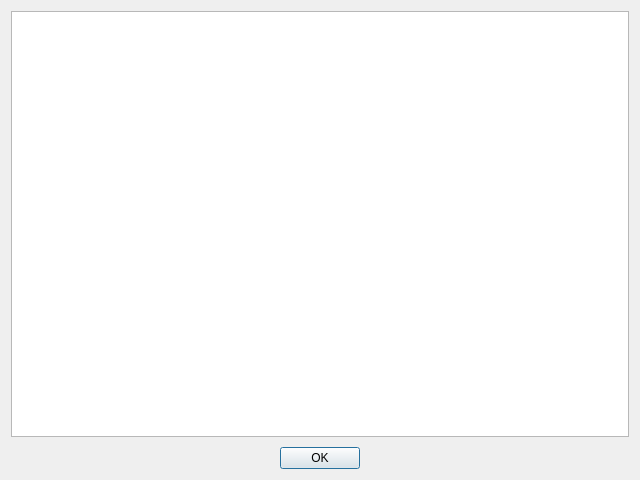
<?xml version="1.0" encoding="UTF-8"?>
<ui version="4.0">
 <class>CMessageDialog</class>
 <widget class="QDialog" name="CMessageDialog">
  <property name="geometry">
   <rect>
    <x>0</x>
    <y>0</y>
    <width>640</width>
    <height>480</height>
   </rect>
  </property>
  <property name="windowTitle">
   <string>Message View</string>
  </property>
  <property name="modal">
   <bool>true</bool>
  </property>
  <layout class="QVBoxLayout" name="verticalLayout">
   <property name="spacing">
    <number>10</number>
   </property>
   <item>
    <widget class="QPlainTextEdit" name="m_pEditMessage">
     <property name="font">
      <font>
       <family>Courier New</family>
      </font>
     </property>
     <property name="readOnly">
      <bool>true</bool>
     </property>
     <property name="textInteractionFlags">
      <set>Qt::TextSelectableByKeyboard|Qt::TextSelectableByMouse</set>
     </property>
    </widget>
   </item>
   <item>
    <widget class="QDialogButtonBox" name="m_pButtonsDialog">
     <property name="standardButtons">
      <set>QDialogButtonBox::Ok</set>
     </property>
     <property name="centerButtons">
      <bool>true</bool>
     </property>
    </widget>
   </item>
  </layout>
 </widget>
 <resources/>
 <connections>
  <connection>
   <sender>m_pButtonsDialog</sender>
   <signal>accepted()</signal>
   <receiver>CMessageDialog</receiver>
   <slot>accept()</slot>
   <hints>
    <hint type="sourcelabel">
     <x>199</x>
     <y>279</y>
    </hint>
    <hint type="destinationlabel">
     <x>199</x>
     <y>149</y>
    </hint>
   </hints>
  </connection>
 </connections>
</ui>
